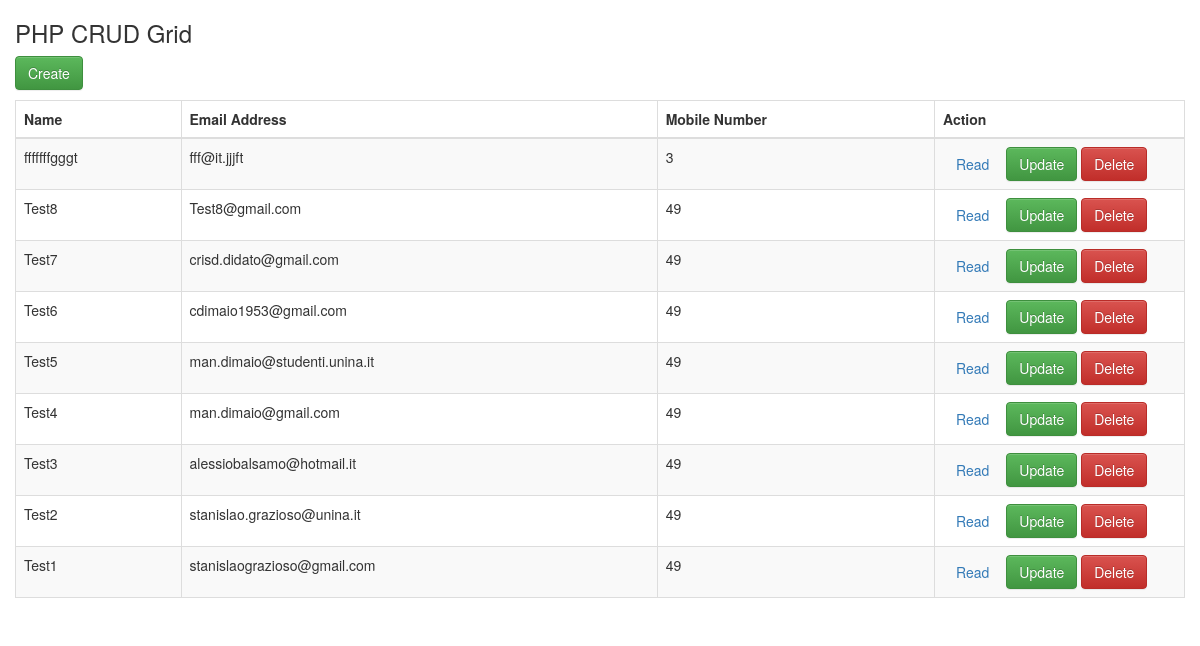
The page /WebApplication/index2.php on the database as committed earlier.
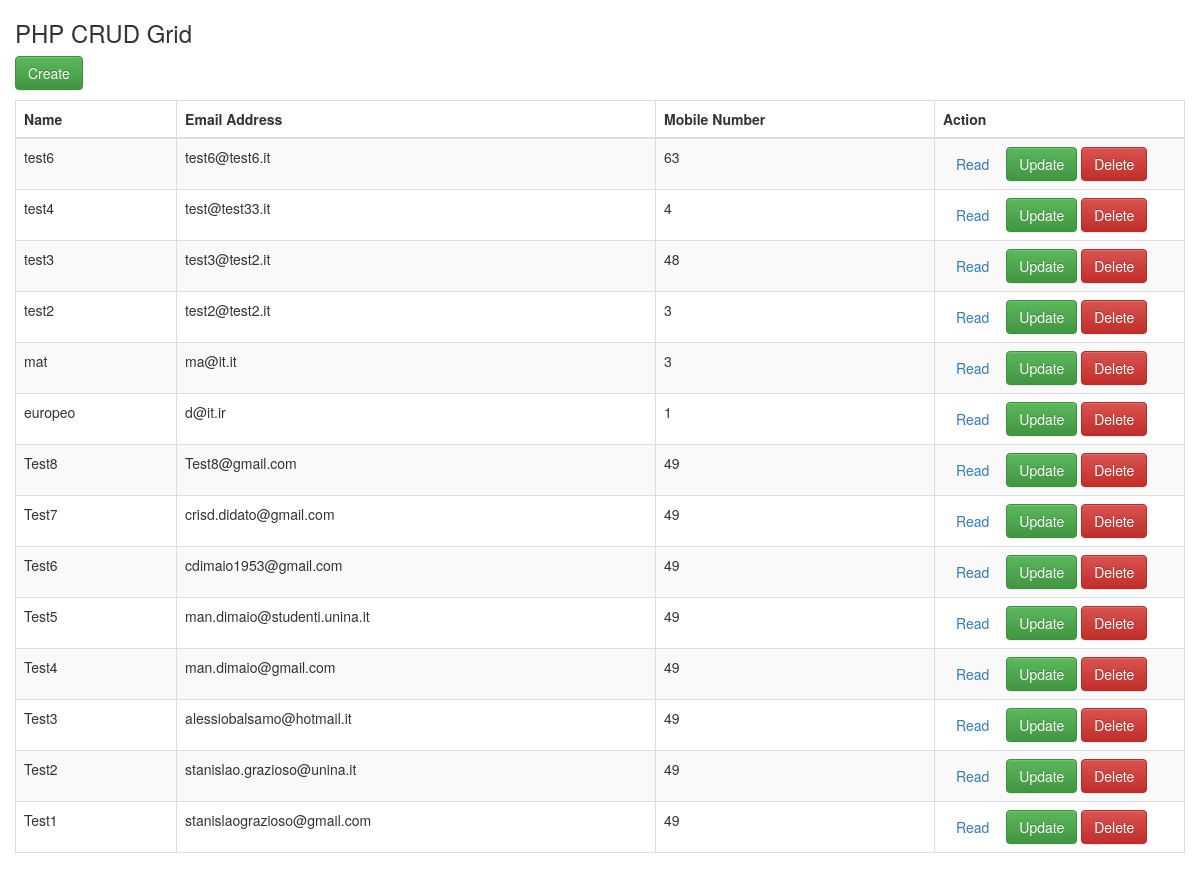
The same page on the database as committed later.
### tables this page shows
CREATE TABLE `user` (
  `id` int(11) NOT NULL,
  `first_name` text NOT NULL,
  `last_name` text NOT NULL,
  `email` char(30) NOT NULL,
  `role` char(20) NOT NULL COMMENT 'admin or user',
  `insert_date` datetime NOT NULL,
  `quest_id` int(11) NOT NULL,
  `salt` char(128) NOT NULL,
  `password` char(128) NOT NULL,
  `username` varchar(30) NOT NULL,
  `field_expert` int(11) DEFAULT NULL COMMENT 'economic, engineer or other',
  `age` int(11) NOT NULL
);

### WebApplication/index2.php (the view, shortened to what this page needs)
<!DOCTYPE html>
<html lang="en">
<head>
<link rel="stylesheet" href="https://maxcdn.bootstrapcdn.com/bootstrap/3.3.7/css/bootstrap.min.css" rel="stylesheet">
<link rel="stylesheet" href="https://maxcdn.bootstrapcdn.com/bootstrap/3.3.7/css/bootstrap-theme.min.css">
</head>
<body>
    <div class="container">
            <div class="row">
                <h3>PHP CRUD Grid</h3>
            </div>
            <div class="row">
				<p>
                    <a href="create.php" class="btn btn-success">Create</a>
                </p>
                <table class="table table-striped table-bordered">
                  <thead>
                    <tr>
                      <th>Name</th>
                      <th>Email Address</th>
                      <th>Mobile Number</th>
					  <th>Action</th>
                    </tr>
                  </thead>
                  <tbody>
                  <?php
                   $pdo = Database::connect();
                   $sql = 'SELECT * FROM user ORDER BY id DESC';
                   foreach ($pdo->query($sql) as $row) {
                            echo '<tr>';
                            echo '<td>'. $row['first_name'] . '</td>';
                            echo '<td>'. $row['email'] . '</td>';
                            echo '<td>'. $row['field_expert'] . '</td>';
                                echo '<td width=250>';
                                echo '<a class="btn" href="read.php?id='.$row['id'].'">Read</a>';
                                echo '<a class="btn btn-success" href="update.php?id='.$row['id'].'">Update</a>';
                                echo '<a class="btn btn-danger" href="delete.php?id='.$row['id'].'">Delete</a>';
                                echo '</td>';                            echo '</tr>';
                   }
                  ?>
                  </tbody>
            </table>
        </div>
    </div>
  </body>
</html>

Rows that differ between the two databases and show on the page:
removed user: first_name "fffffffgggt", email "fff@it.jjjft", field_expert "3"
added user: first_name "test6", email "test6@test6.it", field_expert "63"
added user: first_name "test4", email "test@test33.it", field_expert "4"
added user: first_name "test3", email "test3@test2.it", field_expert "48"
added user: first_name "test2", email "test2@test2.it", field_expert "3"
added user: first_name "mat", email "ma@it.it", field_expert "3"
added user: first_name "europeo", email "d@it.ir", field_expert "1"
